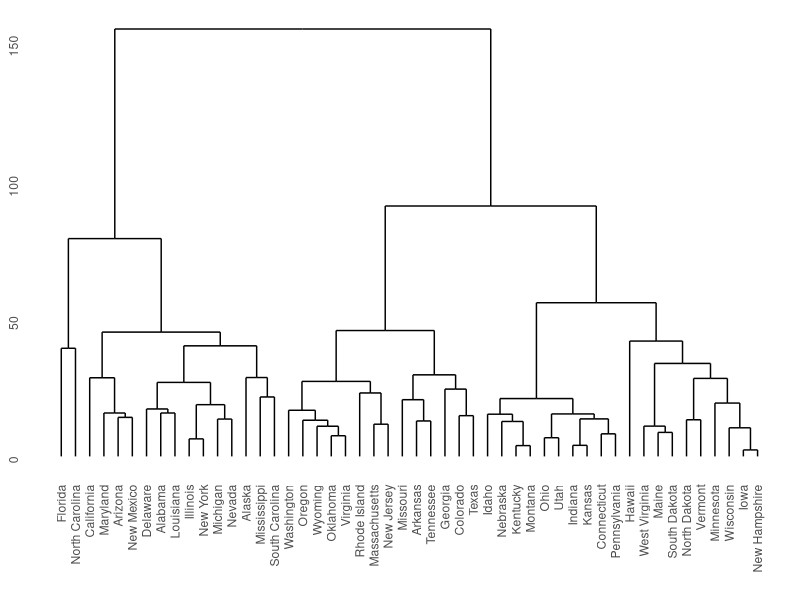
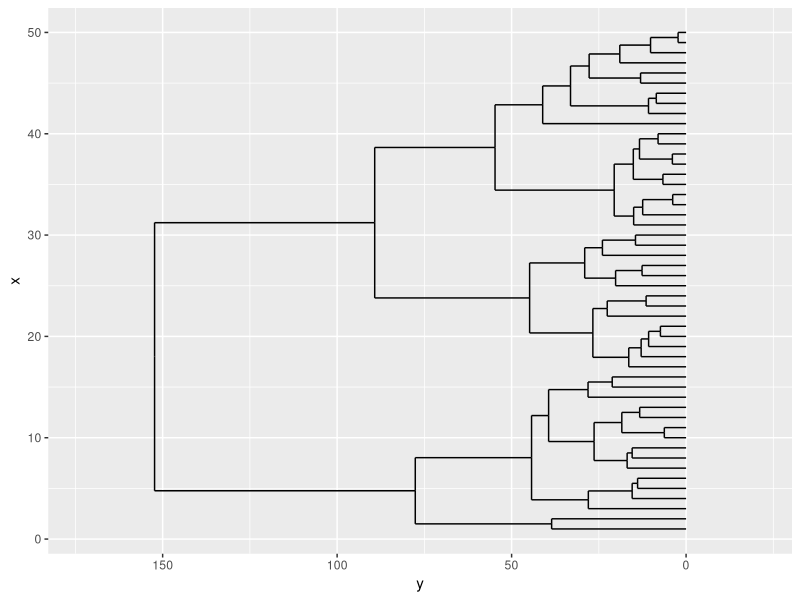

R code for these plots, in order:
library(ggplot2)
library(ggdendro)

hc <- hclust(dist(USArrests), "ave")
ggdendrogram(hc, rotate = FALSE, size = 2)

model <- hclust(dist(USArrests), "ave")
dhc <- as.dendrogram(model)

# Rectangular lines
ddata <- dendro_data(dhc, type = "rectangle")
p <- ggplot(segment(ddata)) + 
  geom_segment(aes(x = x, y = y, xend = xend, yend = yend)) + 
  coord_flip() + 
  scale_y_reverse(expand = c(0.2, 0))
p
